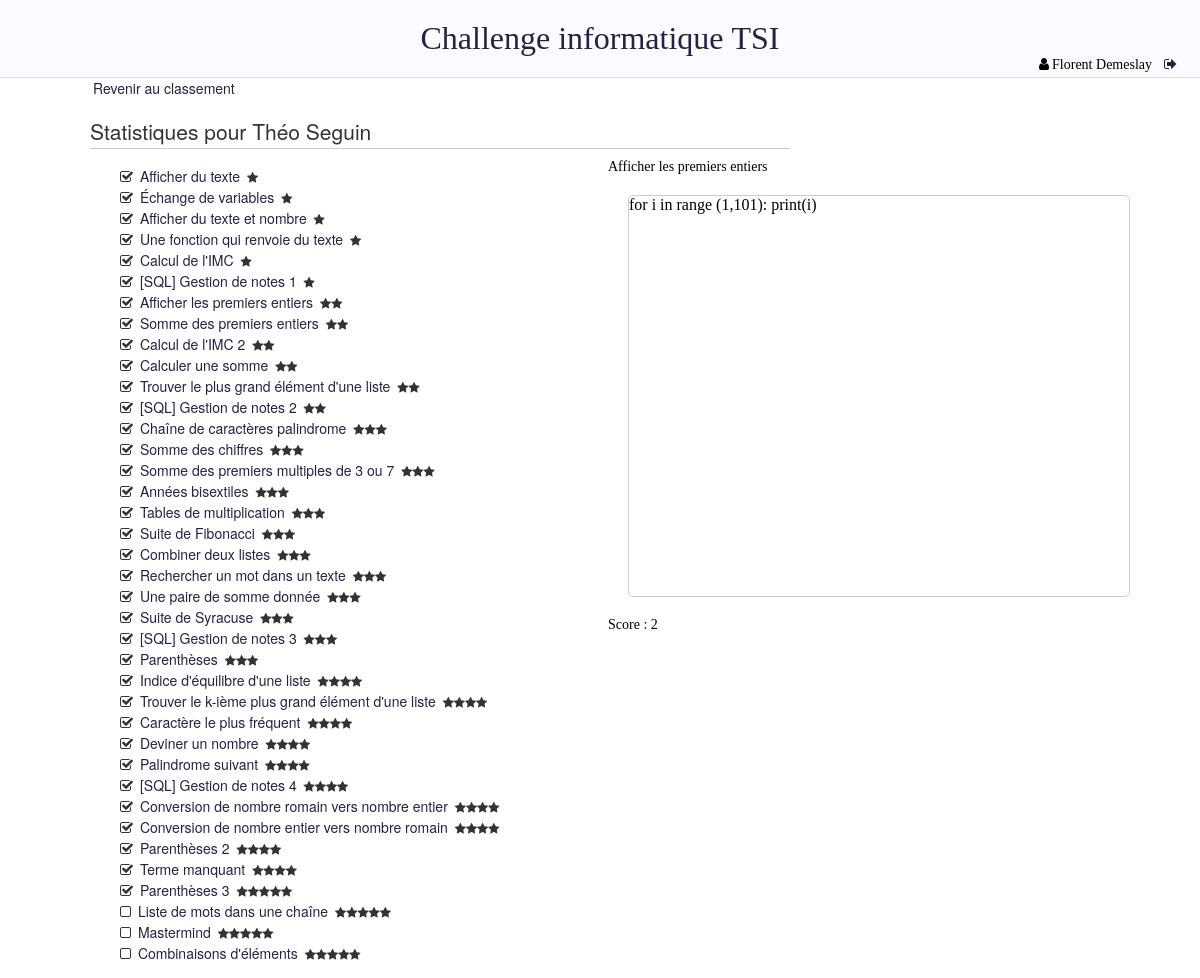
Page /challenge/administration/statsEtudiant/117/1/ (signed in) on the committed database.
### challenge/models.py (models this page shows, shortened)
class Etudiant(models.Model):
    user = models.OneToOneField(User, on_delete=models.CASCADE)
    score = models.IntegerField(default=0)
    estClasse = models.BooleanField(default=True)
    estDoublePrenom = models.BooleanField(default=False)
    CPGE1 = 0
    CPGE2 = 1
    ANCIENS = 2
    PROFS = 3
    AUTRE = 4
    choixGroupes = (
            (CPGE1, "CPGE 1"),
            (CPGE2, "CPGE 2"),
            (ANCIENS, "Anciens"),
            (PROFS, "Profs"),
            (AUTRE, "Autre"),
            )
    groupe = models.IntegerField(choices = choixGroupes, default=CPGE1)

class Epreuve(models.Model):
    titre = models.CharField(max_length=50, default="")
    enonce = models.TextField(default="")
    test = models.TextField(default="")
    points = models.IntegerField(default=0)
    difficulte = models.IntegerField(default=0)
    class Meta:
        order_with_respect_to = 'difficulte'

class Code(models.Model):
    epreuve = models.ForeignKey(Epreuve, on_delete=models.CASCADE)
    etudiant = models.ForeignKey(Etudiant, on_delete=models.CASCADE)
    date = models.DateTimeField(auto_now_add=True)
    code = models.TextField(default="")
    score = models.IntegerField(default=0)

### challenge/views.py (the view)
# urls.py: url(r'^administration/statsEtudiant/(?P<etudiant_id>[0-9]+)/(?P<epreuve_id>[0-9]+)/$', views.adminStatsEtudiant, name='statistiques'),
def adminStatsEtudiant(request, etudiant_id, epreuve_id):
    if request.user.is_authenticated:
        user = request.user
        if user.etudiant.groupe == Etudiant.PROFS:
            etud = Etudiant.objects.get(id=etudiant_id)
            codes = Code.objects.filter(etudiant=etud)
            try:
                c = Code.objects.filter(etudiant=etud).get(epreuve=epreuve_id)
            except ObjectDoesNotExist:
                c = {'code':'Aucun code'}
            epreuves = Epreuve.objects.all().order_by('difficulte')
            listeEpreuves = []
            for e in epreuves:
                if codes.filter(epreuve=e) and codes.get(epreuve=e).score>0:
                    r = True
                else:
                    r = False
                listeEpreuves.append({
                    'id': e.id,
                    'reussie': r,
                    'points': e.points,
                    'titre': e.titre,
                    'difficulte': list(range(e.difficulte)),
                })
            return render(request, 'challenge/statsEtudiant.html',
                        {'user': user,
                         'etudiant': etud,
                         'listeEpreuves': listeEpreuves,
                         'code' : c,
                         'epreuve' : Epreuve.objects.all().get(id=epreuve_id)
                        })
        else:
           return redirect('challenge:acceuilView')
    else:
        return redirect('challenge:loginView')

### challenge/templates/challenge/statsEtudiant.html (shortened to what this page needs)
{% extends "challenge/base.html" %}
{% block contenu %}
<a href=/challenge/administration/classements/>Revenir au classement</a>
<h1>Statistiques pour {{ etudiant.user.first_name }} {{ etudiant.user.last_name }} </h1>
<ul class='fa-ul'>
{% for e in listeEpreuves %}
<li>
  {% if e.reussie == True %}
  <i class="fa fa-check-square-o" aria-hidden="true"></i>
  {% else %}
  <i class="fa fa-square-o" aria-hidden="true"></i>
  {% endif %}
  <a href={% url 'challenge:statistiques' etudiant_id=etudiant.id epreuve_id=e.id%}>{{ e.titre }}</a>
  {% for i in e.difficulte %}<i class="fa fa-star smaller" aria-hidden="true"></i>{% endfor %}
   </li>
{% endfor %}
</ul>
{% endblock %}
{% block classement %}
<div id="codeStats">
<h1>{{ epreuve.titre }}</h1>
<div id="editor">
{{ code.code }}
</div>
<p> Score : {{ code.score }}</p>
</div>
{% endblock %}

### challenge/templates/challenge/base.html (shortened to what this page needs)
<!DOCTYPE html>
<html lang="fr">
<head>
  {% load static %}
  <link rel="stylesheet" type="text/css" href="{% static 'challenge/css/style.css' %}" />
</head>
<body>
<header>
  <h1> <a href={% url 'challenge:accueil'%}> Challenge informatique TSI  </a></h1>
  <div id='user_div'>
    {% if user.is_authenticated %}
    <i class="fa fa-user" aria-hidden="true"></i>{{ user.first_name }} {{ user.last_name }}<a href={% url 'challenge:logoutView' %}><i class="fa fa-sign-out" aria-hidden="true"></i></a>
    {% else %}
    <a href={% url 'challenge:loginView' %}>Se connecter<i class="fa fa-sign-in" aria-hidden="true"></i></a>
    {% endif %}
  </div>
</header>
<div id='page'>
<section id='contenu'>
{% block contenu %}{% endblock %}
</section>
{% block classement %}{% endblock %}
</body>
</html>

### challenge/static/challenge/css/style.css (style rules this page uses)
body { margin:0px; font-family: fontawesome; }
a { text-decoration:none; color:#224; padding:3px; }
header { margin: 0px; padding: 20px; background-color: #FAFAFF; border-bottom: solid #DDD 1px; font-weight: 300; }
h1 { font-weight: lighter; }
header h1 { margin-left: auto; margin-right:auto; margin-top:0px; margin-bottom: 0px; text-align: center; }
section#contenu { float: left; width: 700px; line-height: 1.5; font-family:"Helvetica Neue",Helvetica,Arial,sans-serif; font-size: 14px; color: #333; margin-left:50px; }
section h1 { width: 100%; border-bottom: solid #CCC 1px; line-height:1.5; }
i.smaller { font-size:12px; letter-spacing:0px; }
i.fa-user { margin-right:3px; }
div#page { margin-right: 250px; margin-left: 40px; margin-top: 0px; }
#editor { height:275px; width:100%; border:#CCC solid 1px; margin:20px; border-radius:5px; }
header div#user_div { float: right; font-size:14px; }
header div i.fa { margin-left:9px; }
#codeStats { display:block; position:fixed; right: 50px; top: 150px; height:400px; overflow: visible; }
#codeStats #editor { width:500px; height:400px; }
#codeStats h1 { font-size: 14px; }
#codeStats p { font-size: 14px; font-weight: lighter; }

### rows in the picture
Etudiant: user.first_name "Théo", user.last_name "Seguin"
Epreuve: titre "Afficher du texte"
Epreuve: titre "Échange de variables"
Epreuve: titre "Afficher du texte et nombre"
Epreuve: titre "Une fonction qui renvoie du texte"
Epreuve: titre "Calcul de l'IMC"
Epreuve: titre "[SQL] Gestion de notes 1"
Epreuve: titre "Afficher les premiers entiers", titre "Afficher les premiers entiers"
Epreuve: titre "Somme des premiers entiers"
Epreuve: titre "Calcul de l'IMC 2"
Epreuve: titre "Calculer une somme"
Epreuve: titre "Trouver le plus grand élément d'une liste"
Epreuve: titre "[SQL] Gestion de notes 2"
Epreuve: titre "Chaîne de caractères palindrome"
Epreuve: titre "Somme des chiffres"
Epreuve: titre "Somme des premiers multiples de 3 ou 7"
Epreuve: titre "Années bisextiles"
Epreuve: titre "Tables de multiplication"
Epreuve: titre "Suite de Fibonacci"
Epreuve: titre "Combiner deux listes"
Epreuve: titre "Rechercher un mot dans un texte"
Epreuve: titre "Une paire de somme donnée"
Epreuve: titre "Suite de Syracuse"
Epreuve: titre "[SQL] Gestion de notes 3"
Epreuve: titre "Parenthèses"
Epreuve: titre "Indice d'équilibre d'une liste"
Epreuve: titre "Trouver le k-ième plus grand élément d'une liste"
Epreuve: titre "Caractère le plus fréquent"
Epreuve: titre "Deviner un nombre"
Epreuve: titre "Palindrome suivant"
Epreuve: titre "[SQL] Gestion de notes 4"
Epreuve: titre "Conversion de nombre romain vers nombre entier"
Epreuve: titre "Conversion de nombre entier vers nombre romain"
Epreuve: titre "Parenthèses 2"
Epreuve: titre "Terme manquant"
Epreuve: titre "Parenthèses 3"
Epreuve: titre "Liste de mots dans une chaîne"
Epreuve: titre "Mastermind"
Epreuve: titre "Combinaisons d'éléments"
Code: code "for i in range (1,101): print(i)", score "2"

### other values in the picture
{{ user.first_name }} "Florent"
{{ user.last_name }} "Demeslay"
